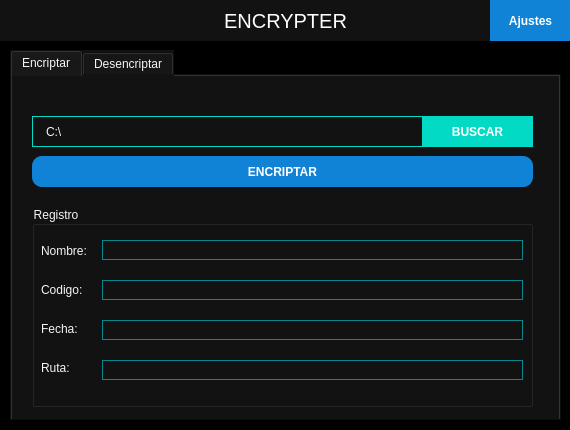
<?xml version="1.0" encoding="UTF-8"?>
<ui version="4.0">
 <class>MainWindow</class>
 <widget class="QMainWindow" name="MainWindow">
  <property name="geometry">
   <rect>
    <x>0</x>
    <y>0</y>
    <width>570</width>
    <height>430</height>
   </rect>
  </property>
  <property name="minimumSize">
   <size>
    <width>570</width>
    <height>430</height>
   </size>
  </property>
  <property name="maximumSize">
   <size>
    <width>570</width>
    <height>430</height>
   </size>
  </property>
  <property name="windowTitle">
   <string>v1.1</string>
  </property>
  <property name="windowOpacity">
   <double>1.000000000000000</double>
  </property>
  <property name="autoFillBackground">
   <bool>false</bool>
  </property>
  <property name="styleSheet">
   <string notr="true">background-color: #000000;</string>
  </property>
  <property name="locale">
   <locale language="Spanish" country="Colombia"/>
  </property>
  <widget class="QWidget" name="centralwidget">
   <property name="styleSheet">
    <string notr="true"/>
   </property>
   <widget class="QTabWidget" name="tabWidget">
    <property name="geometry">
     <rect>
      <x>10</x>
      <y>50</y>
      <width>551</width>
      <height>371</height>
     </rect>
    </property>
    <property name="font">
     <font>
      <pointsize>9</pointsize>
     </font>
    </property>
    <property name="cursor">
     <cursorShape>ArrowCursor</cursorShape>
    </property>
    <property name="mouseTracking">
     <bool>false</bool>
    </property>
    <property name="styleSheet">
     <string notr="true">background: #121212;
color: #f5f5f5;</string>
    </property>
    <property name="currentIndex">
     <number>0</number>
    </property>
    <property name="usesScrollButtons">
     <bool>true</bool>
    </property>
    <property name="tabBarAutoHide">
     <bool>false</bool>
    </property>
    <widget class="QWidget" name="tab">
     <attribute name="title">
      <string>Encriptar</string>
     </attribute>
     <widget class="QPushButton" name="boton_encriptar">
      <property name="geometry">
       <rect>
        <x>20</x>
        <y>80</y>
        <width>501</width>
        <height>31</height>
       </rect>
      </property>
      <property name="minimumSize">
       <size>
        <width>0</width>
        <height>0</height>
       </size>
      </property>
      <property name="font">
       <font>
        <pointsize>9</pointsize>
        <weight>75</weight>
        <bold>true</bold>
       </font>
      </property>
      <property name="cursor">
       <cursorShape>PointingHandCursor</cursorShape>
      </property>
      <property name="styleSheet">
       <string notr="true">QPushButton{
	color: white;
	background-color: #1083d6;
	border-radius: 10px;
}

QPushButton:hover {
	background-color: #1290EB;
}</string>
      </property>
      <property name="text">
       <string>ENCRIPTAR</string>
      </property>
     </widget>
     <widget class="QGroupBox" name="groupBox">
      <property name="geometry">
       <rect>
        <x>20</x>
        <y>130</y>
        <width>501</width>
        <height>201</height>
       </rect>
      </property>
      <property name="font">
       <font>
        <pointsize>9</pointsize>
       </font>
      </property>
      <property name="cursor">
       <cursorShape>ArrowCursor</cursorShape>
      </property>
      <property name="styleSheet">
       <string notr="true"/>
      </property>
      <property name="title">
       <string>Registro</string>
      </property>
      <widget class="QWidget" name="verticalLayoutWidget">
       <property name="geometry">
        <rect>
         <x>9</x>
         <y>19</y>
         <width>51</width>
         <height>171</height>
        </rect>
       </property>
       <layout class="QVBoxLayout" name="verticalLayout">
        <item>
         <widget class="QLabel" name="label_5">
          <property name="sizePolicy">
           <sizepolicy hsizetype="Preferred" vsizetype="Fixed">
            <horstretch>0</horstretch>
            <verstretch>0</verstretch>
           </sizepolicy>
          </property>
          <property name="font">
           <font>
            <pointsize>9</pointsize>
           </font>
          </property>
          <property name="text">
           <string>Nombre:</string>
          </property>
          <property name="alignment">
           <set>Qt::AlignLeading|Qt::AlignLeft|Qt::AlignTop</set>
          </property>
         </widget>
        </item>
        <item>
         <widget class="QLabel" name="label_4">
          <property name="sizePolicy">
           <sizepolicy hsizetype="Preferred" vsizetype="Fixed">
            <horstretch>0</horstretch>
            <verstretch>0</verstretch>
           </sizepolicy>
          </property>
          <property name="font">
           <font>
            <pointsize>9</pointsize>
           </font>
          </property>
          <property name="text">
           <string>Codigo:</string>
          </property>
          <property name="alignment">
           <set>Qt::AlignLeading|Qt::AlignLeft|Qt::AlignTop</set>
          </property>
         </widget>
        </item>
        <item>
         <widget class="QLabel" name="label_3">
          <property name="sizePolicy">
           <sizepolicy hsizetype="Preferred" vsizetype="Fixed">
            <horstretch>0</horstretch>
            <verstretch>0</verstretch>
           </sizepolicy>
          </property>
          <property name="font">
           <font>
            <pointsize>9</pointsize>
           </font>
          </property>
          <property name="text">
           <string>Fecha:</string>
          </property>
          <property name="alignment">
           <set>Qt::AlignLeading|Qt::AlignLeft|Qt::AlignTop</set>
          </property>
         </widget>
        </item>
        <item>
         <widget class="QLabel" name="label_6">
          <property name="sizePolicy">
           <sizepolicy hsizetype="Preferred" vsizetype="Fixed">
            <horstretch>0</horstretch>
            <verstretch>0</verstretch>
           </sizepolicy>
          </property>
          <property name="font">
           <font>
            <pointsize>9</pointsize>
           </font>
          </property>
          <property name="text">
           <string>Ruta:</string>
          </property>
          <property name="alignment">
           <set>Qt::AlignLeading|Qt::AlignLeft|Qt::AlignTop</set>
          </property>
         </widget>
        </item>
       </layout>
      </widget>
      <widget class="QWidget" name="verticalLayoutWidget_3">
       <property name="geometry">
        <rect>
         <x>70</x>
         <y>20</y>
         <width>421</width>
         <height>171</height>
        </rect>
       </property>
       <layout class="QVBoxLayout" name="verticalLayout_3">
        <item>
         <widget class="QLabel" name="label_copynombre">
          <property name="sizePolicy">
           <sizepolicy hsizetype="Preferred" vsizetype="Fixed">
            <horstretch>0</horstretch>
            <verstretch>0</verstretch>
           </sizepolicy>
          </property>
          <property name="font">
           <font>
            <pointsize>9</pointsize>
           </font>
          </property>
          <property name="cursor">
           <cursorShape>IBeamCursor</cursorShape>
          </property>
          <property name="styleSheet">
           <string notr="true">border: 1 solid #088689;
padding: 2px;</string>
          </property>
          <property name="text">
           <string/>
          </property>
          <property name="textInteractionFlags">
           <set>Qt::TextSelectableByKeyboard|Qt::TextSelectableByMouse</set>
          </property>
         </widget>
        </item>
        <item>
         <widget class="QLabel" name="label_copycodigo">
          <property name="sizePolicy">
           <sizepolicy hsizetype="Preferred" vsizetype="Fixed">
            <horstretch>0</horstretch>
            <verstretch>0</verstretch>
           </sizepolicy>
          </property>
          <property name="font">
           <font>
            <pointsize>9</pointsize>
           </font>
          </property>
          <property name="cursor">
           <cursorShape>IBeamCursor</cursorShape>
          </property>
          <property name="styleSheet">
           <string notr="true">border: 1 solid #088689;
padding: 2px;</string>
          </property>
          <property name="text">
           <string/>
          </property>
          <property name="textInteractionFlags">
           <set>Qt::TextSelectableByKeyboard|Qt::TextSelectableByMouse</set>
          </property>
         </widget>
        </item>
        <item>
         <widget class="QLabel" name="label_copyfecha">
          <property name="sizePolicy">
           <sizepolicy hsizetype="Preferred" vsizetype="Fixed">
            <horstretch>0</horstretch>
            <verstretch>0</verstretch>
           </sizepolicy>
          </property>
          <property name="font">
           <font>
            <pointsize>9</pointsize>
           </font>
          </property>
          <property name="cursor">
           <cursorShape>IBeamCursor</cursorShape>
          </property>
          <property name="styleSheet">
           <string notr="true">border: 1 solid #088689;
padding: 2px;</string>
          </property>
          <property name="text">
           <string/>
          </property>
          <property name="textInteractionFlags">
           <set>Qt::TextSelectableByKeyboard|Qt::TextSelectableByMouse</set>
          </property>
         </widget>
        </item>
        <item>
         <widget class="QLabel" name="label_copyruta">
          <property name="sizePolicy">
           <sizepolicy hsizetype="Preferred" vsizetype="Fixed">
            <horstretch>0</horstretch>
            <verstretch>0</verstretch>
           </sizepolicy>
          </property>
          <property name="font">
           <font>
            <pointsize>9</pointsize>
           </font>
          </property>
          <property name="cursor">
           <cursorShape>IBeamCursor</cursorShape>
          </property>
          <property name="styleSheet">
           <string notr="true">border: 1 solid #088689;
padding: 2px;</string>
          </property>
          <property name="text">
           <string/>
          </property>
          <property name="textInteractionFlags">
           <set>Qt::TextSelectableByKeyboard|Qt::TextSelectableByMouse</set>
          </property>
         </widget>
        </item>
       </layout>
      </widget>
     </widget>
     <widget class="QPushButton" name="boton_buscar">
      <property name="enabled">
       <bool>true</bool>
      </property>
      <property name="geometry">
       <rect>
        <x>410</x>
        <y>40</y>
        <width>111</width>
        <height>31</height>
       </rect>
      </property>
      <property name="font">
       <font>
        <pointsize>9</pointsize>
        <weight>75</weight>
        <bold>true</bold>
       </font>
      </property>
      <property name="cursor">
       <cursorShape>PointingHandCursor</cursorShape>
      </property>
      <property name="styleSheet">
       <string notr="true">QPushButton{
	color: white;
	background-color: #03dac6;
	border: 0px;
	margin-top: 0px;
}

QPushButton:hover {
	background-color: #00E9D3;
}</string>
      </property>
      <property name="text">
       <string>BUSCAR</string>
      </property>
      <property name="default">
       <bool>false</bool>
      </property>
     </widget>
     <widget class="QLabel" name="label_ruta">
      <property name="geometry">
       <rect>
        <x>20</x>
        <y>40</y>
        <width>391</width>
        <height>31</height>
       </rect>
      </property>
      <property name="font">
       <font>
        <pointsize>9</pointsize>
       </font>
      </property>
      <property name="styleSheet">
       <string notr="true">padding-left: 10px;
border: 1px solid #03dac6;
margin: 0px;</string>
      </property>
      <property name="text">
       <string>C:\</string>
      </property>
     </widget>
    </widget>
    <widget class="QWidget" name="tab_2">
     <attribute name="title">
      <string>Desencriptar</string>
     </attribute>
     <widget class="QLabel" name="label_ruta_2">
      <property name="geometry">
       <rect>
        <x>20</x>
        <y>40</y>
        <width>391</width>
        <height>31</height>
       </rect>
      </property>
      <property name="font">
       <font>
        <pointsize>9</pointsize>
       </font>
      </property>
      <property name="styleSheet">
       <string notr="true">padding-left: 10px;
border: 1px solid #03dac6;
margin: 0px;</string>
      </property>
      <property name="text">
       <string>C:\</string>
      </property>
     </widget>
     <widget class="QPushButton" name="boton_buscar_2">
      <property name="geometry">
       <rect>
        <x>410</x>
        <y>40</y>
        <width>111</width>
        <height>31</height>
       </rect>
      </property>
      <property name="font">
       <font>
        <pointsize>9</pointsize>
        <weight>75</weight>
        <bold>true</bold>
       </font>
      </property>
      <property name="cursor">
       <cursorShape>PointingHandCursor</cursorShape>
      </property>
      <property name="styleSheet">
       <string notr="true">QPushButton{
	color: white;
	background-color: #03dac6;
	border: 0px;
	margin-top: 0px;
}

QPushButton:hover {
	background-color: #00E9D3;
}</string>
      </property>
      <property name="text">
       <string>BUSCAR</string>
      </property>
     </widget>
     <widget class="QPushButton" name="boton_desencriptar">
      <property name="geometry">
       <rect>
        <x>20</x>
        <y>120</y>
        <width>501</width>
        <height>31</height>
       </rect>
      </property>
      <property name="font">
       <font>
        <pointsize>9</pointsize>
        <weight>75</weight>
        <bold>true</bold>
       </font>
      </property>
      <property name="cursor">
       <cursorShape>PointingHandCursor</cursorShape>
      </property>
      <property name="styleSheet">
       <string notr="true">QPushButton{
	color: white;
	background-color: #1083d6;
	border-radius: 10px;
}

QPushButton:hover {
	background-color: #1290EB;
}</string>
      </property>
      <property name="text">
       <string>DESENCRIPTAR</string>
      </property>
     </widget>
     <widget class="QFrame" name="frame_2">
      <property name="geometry">
       <rect>
        <x>20</x>
        <y>80</y>
        <width>111</width>
        <height>31</height>
       </rect>
      </property>
      <property name="styleSheet">
       <string notr="true">background: #1083d6;</string>
      </property>
      <property name="frameShape">
       <enum>QFrame::StyledPanel</enum>
      </property>
      <property name="frameShadow">
       <enum>QFrame::Raised</enum>
      </property>
      <widget class="QLabel" name="label_2">
       <property name="geometry">
        <rect>
         <x>0</x>
         <y>0</y>
         <width>111</width>
         <height>31</height>
        </rect>
       </property>
       <property name="font">
        <font>
         <pointsize>9</pointsize>
         <weight>75</weight>
         <bold>true</bold>
        </font>
       </property>
       <property name="styleSheet">
        <string notr="true">color: white;</string>
       </property>
       <property name="text">
        <string>CODIGO:</string>
       </property>
       <property name="alignment">
        <set>Qt::AlignCenter</set>
       </property>
      </widget>
     </widget>
     <widget class="QGroupBox" name="groupBox_2">
      <property name="geometry">
       <rect>
        <x>20</x>
        <y>170</y>
        <width>501</width>
        <height>161</height>
       </rect>
      </property>
      <property name="font">
       <font>
        <pointsize>9</pointsize>
       </font>
      </property>
      <property name="cursor">
       <cursorShape>ArrowCursor</cursorShape>
      </property>
      <property name="styleSheet">
       <string notr="true"/>
      </property>
      <property name="title">
       <string>Registro</string>
      </property>
      <widget class="QWidget" name="verticalLayoutWidget_2">
       <property name="geometry">
        <rect>
         <x>9</x>
         <y>19</y>
         <width>51</width>
         <height>131</height>
        </rect>
       </property>
       <layout class="QVBoxLayout" name="verticalLayout_2">
        <item>
         <widget class="QLabel" name="label_7">
          <property name="sizePolicy">
           <sizepolicy hsizetype="Preferred" vsizetype="Fixed">
            <horstretch>0</horstretch>
            <verstretch>0</verstretch>
           </sizepolicy>
          </property>
          <property name="font">
           <font>
            <pointsize>9</pointsize>
           </font>
          </property>
          <property name="text">
           <string>Nombre:</string>
          </property>
          <property name="alignment">
           <set>Qt::AlignLeading|Qt::AlignLeft|Qt::AlignTop</set>
          </property>
         </widget>
        </item>
        <item>
         <widget class="QLabel" name="label_8">
          <property name="sizePolicy">
           <sizepolicy hsizetype="Preferred" vsizetype="Fixed">
            <horstretch>0</horstretch>
            <verstretch>0</verstretch>
           </sizepolicy>
          </property>
          <property name="font">
           <font>
            <pointsize>9</pointsize>
           </font>
          </property>
          <property name="text">
           <string>Codigo:</string>
          </property>
          <property name="alignment">
           <set>Qt::AlignLeading|Qt::AlignLeft|Qt::AlignTop</set>
          </property>
         </widget>
        </item>
        <item>
         <widget class="QLabel" name="label_9">
          <property name="sizePolicy">
           <sizepolicy hsizetype="Preferred" vsizetype="Fixed">
            <horstretch>0</horstretch>
            <verstretch>0</verstretch>
           </sizepolicy>
          </property>
          <property name="font">
           <font>
            <pointsize>9</pointsize>
           </font>
          </property>
          <property name="text">
           <string>Fecha:</string>
          </property>
          <property name="alignment">
           <set>Qt::AlignLeading|Qt::AlignLeft|Qt::AlignTop</set>
          </property>
         </widget>
        </item>
        <item>
         <widget class="QLabel" name="label_10">
          <property name="sizePolicy">
           <sizepolicy hsizetype="Preferred" vsizetype="Fixed">
            <horstretch>0</horstretch>
            <verstretch>0</verstretch>
           </sizepolicy>
          </property>
          <property name="font">
           <font>
            <pointsize>9</pointsize>
           </font>
          </property>
          <property name="text">
           <string>Ruta:</string>
          </property>
          <property name="alignment">
           <set>Qt::AlignLeading|Qt::AlignLeft|Qt::AlignTop</set>
          </property>
         </widget>
        </item>
       </layout>
      </widget>
      <widget class="QWidget" name="verticalLayoutWidget_4">
       <property name="geometry">
        <rect>
         <x>70</x>
         <y>20</y>
         <width>421</width>
         <height>131</height>
        </rect>
       </property>
       <layout class="QVBoxLayout" name="verticalLayout_4">
        <item>
         <widget class="QLabel" name="label_copynombre_2">
          <property name="sizePolicy">
           <sizepolicy hsizetype="Preferred" vsizetype="Fixed">
            <horstretch>0</horstretch>
            <verstretch>0</verstretch>
           </sizepolicy>
          </property>
          <property name="font">
           <font>
            <pointsize>9</pointsize>
           </font>
          </property>
          <property name="cursor">
           <cursorShape>IBeamCursor</cursorShape>
          </property>
          <property name="styleSheet">
           <string notr="true">border: 1 solid #088689;
padding: 2px</string>
          </property>
          <property name="text">
           <string/>
          </property>
          <property name="textInteractionFlags">
           <set>Qt::TextSelectableByKeyboard|Qt::TextSelectableByMouse</set>
          </property>
         </widget>
        </item>
        <item>
         <widget class="QLabel" name="label_copycodigo_2">
          <property name="sizePolicy">
           <sizepolicy hsizetype="Preferred" vsizetype="Fixed">
            <horstretch>0</horstretch>
            <verstretch>0</verstretch>
           </sizepolicy>
          </property>
          <property name="font">
           <font>
            <pointsize>9</pointsize>
           </font>
          </property>
          <property name="cursor">
           <cursorShape>IBeamCursor</cursorShape>
          </property>
          <property name="styleSheet">
           <string notr="true">border: 1 solid #088689;
padding: 2px</string>
          </property>
          <property name="text">
           <string/>
          </property>
          <property name="textInteractionFlags">
           <set>Qt::TextSelectableByKeyboard|Qt::TextSelectableByMouse</set>
          </property>
         </widget>
        </item>
        <item>
         <widget class="QLabel" name="label_copyfecha_2">
          <property name="sizePolicy">
           <sizepolicy hsizetype="Preferred" vsizetype="Fixed">
            <horstretch>0</horstretch>
            <verstretch>0</verstretch>
           </sizepolicy>
          </property>
          <property name="font">
           <font>
            <pointsize>9</pointsize>
           </font>
          </property>
          <property name="cursor">
           <cursorShape>IBeamCursor</cursorShape>
          </property>
          <property name="styleSheet">
           <string notr="true">border: 1 solid #088689;
padding: 2px</string>
          </property>
          <property name="text">
           <string/>
          </property>
          <property name="textInteractionFlags">
           <set>Qt::TextSelectableByKeyboard|Qt::TextSelectableByMouse</set>
          </property>
         </widget>
        </item>
        <item>
         <widget class="QLabel" name="label_copyruta_2">
          <property name="sizePolicy">
           <sizepolicy hsizetype="Preferred" vsizetype="Fixed">
            <horstretch>0</horstretch>
            <verstretch>0</verstretch>
           </sizepolicy>
          </property>
          <property name="font">
           <font>
            <pointsize>9</pointsize>
           </font>
          </property>
          <property name="cursor">
           <cursorShape>IBeamCursor</cursorShape>
          </property>
          <property name="styleSheet">
           <string notr="true">border: 1 solid #088689;
padding: 2px</string>
          </property>
          <property name="text">
           <string/>
          </property>
          <property name="textInteractionFlags">
           <set>Qt::TextSelectableByKeyboard|Qt::TextSelectableByMouse</set>
          </property>
         </widget>
        </item>
       </layout>
      </widget>
     </widget>
     <widget class="QLineEdit" name="label_codigo">
      <property name="geometry">
       <rect>
        <x>130</x>
        <y>80</y>
        <width>391</width>
        <height>31</height>
       </rect>
      </property>
      <property name="styleSheet">
       <string notr="true">padding-left: 10px;
border: 1px solid #1083d6;
margin: 0px;</string>
      </property>
     </widget>
    </widget>
   </widget>
   <widget class="QFrame" name="frame">
    <property name="geometry">
     <rect>
      <x>-10</x>
      <y>-10</y>
      <width>591</width>
      <height>51</height>
     </rect>
    </property>
    <property name="styleSheet">
     <string notr="true">background-color: #121212;</string>
    </property>
    <property name="frameShape">
     <enum>QFrame::StyledPanel</enum>
    </property>
    <property name="frameShadow">
     <enum>QFrame::Raised</enum>
    </property>
    <widget class="QLabel" name="label">
     <property name="geometry">
      <rect>
       <x>10</x>
       <y>10</y>
       <width>571</width>
       <height>41</height>
      </rect>
     </property>
     <property name="font">
      <font>
       <pointsize>1</pointsize>
      </font>
     </property>
     <property name="cursor">
      <cursorShape>ArrowCursor</cursorShape>
     </property>
     <property name="styleSheet">
      <string notr="true">QLabel {
	color: white;
	font-size: 20px;
}</string>
     </property>
     <property name="text">
      <string>ENCRYPTER</string>
     </property>
     <property name="alignment">
      <set>Qt::AlignCenter</set>
     </property>
     <property name="indent">
      <number>1</number>
     </property>
    </widget>
    <widget class="QPushButton" name="boton_ajustes">
     <property name="geometry">
      <rect>
       <x>500</x>
       <y>10</y>
       <width>81</width>
       <height>41</height>
      </rect>
     </property>
     <property name="font">
      <font>
       <family>Ubuntu</family>
       <weight>75</weight>
       <bold>true</bold>
      </font>
     </property>
     <property name="cursor">
      <cursorShape>PointingHandCursor</cursorShape>
     </property>
     <property name="focusPolicy">
      <enum>Qt::StrongFocus</enum>
     </property>
     <property name="styleSheet">
      <string notr="true">QPushButton{
	color: white;
	background-color: #1083d6;
	border: 0px;
}

QPushButton:hover {
	background-color: #1290EB;
}</string>
     </property>
     <property name="text">
      <string>Ajustes</string>
     </property>
    </widget>
   </widget>
  </widget>
 </widget>
 <resources/>
 <connections/>
</ui>
